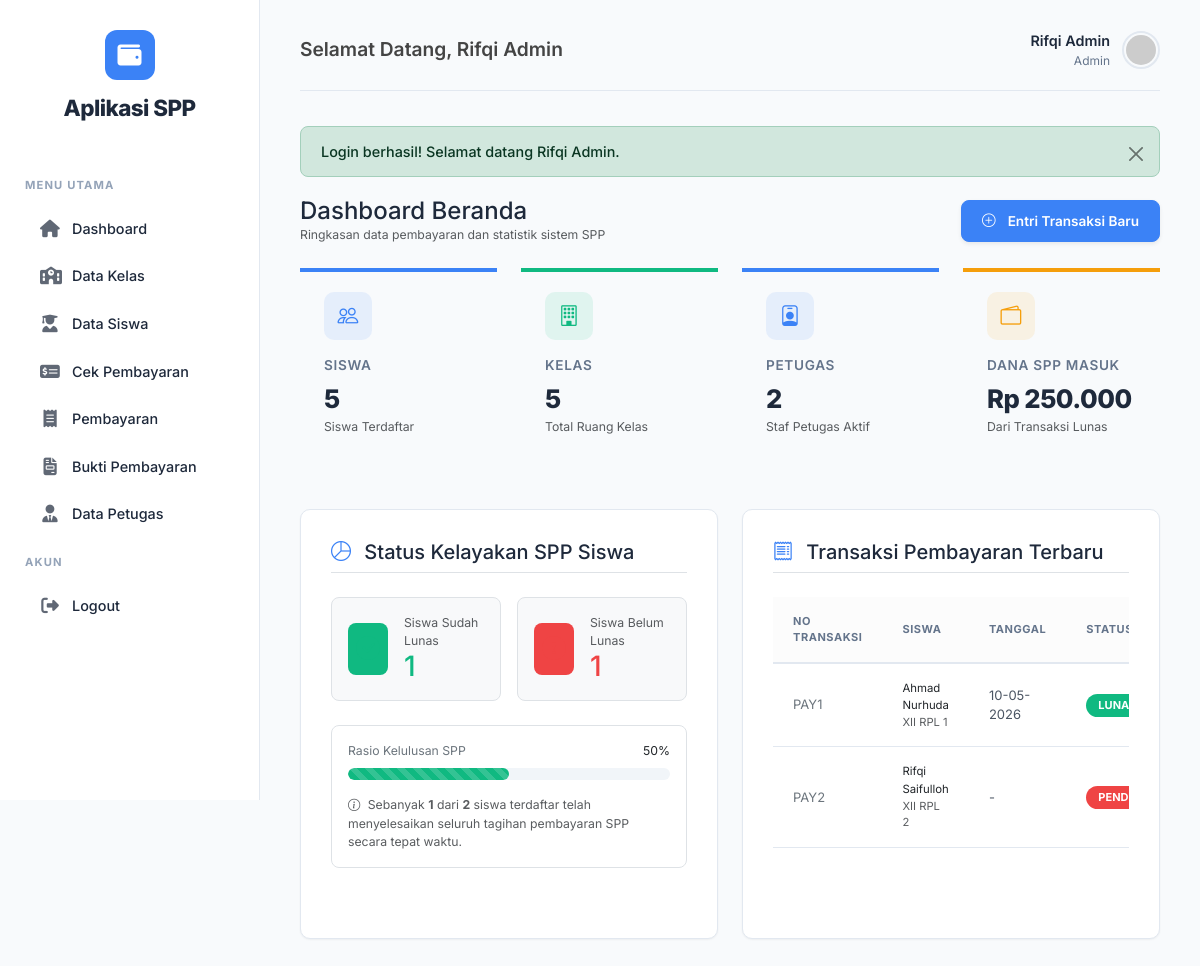
Screenshot of /index.php (signed in) with the database file from the repository.
### tables this page shows
CREATE TABLE `tb_pembayaran_muhammadrifqisaifulloh` (
  `id_pembayaran` varchar(11) NOT NULL,
  `status` enum('Belum Lunas','Sudah Lunas') NOT NULL DEFAULT 'Belum Lunas',
  `nisn` varchar(10) NOT NULL,
  `tgl_bayar` date DEFAULT NULL,
  `tgl_terakhir_bayar` date DEFAULT NULL,
  `batas_pembayaran` date DEFAULT NULL,
  `jumlah_bulan` varchar(10) DEFAULT NULL,
  `id_spp` varchar(11) NOT NULL,
  `nominal_bayar` varchar(100) DEFAULT NULL,
  `jumlah_bayar` varchar(40) DEFAULT NULL,
  `kembalian` varchar(100) DEFAULT NULL
);

CREATE TABLE `tb_siswa_muhammadrifqisaifulloh` (
  `nisn` varchar(10) NOT NULL,
  `nis` varchar(8) NOT NULL,
  `nama` varchar(50) NOT NULL,
  `id_kelas` varchar(11) NOT NULL,
  `nama_kelas` varchar(10) NOT NULL,
  `alamat` text DEFAULT NULL,
  `no_telp` varchar(13) DEFAULT NULL,
  `id_spp` varchar(11) NOT NULL
);

CREATE TABLE `tb_kelas_muhammadrifqisaifulloh` (
  `id_kelas` varchar(11) NOT NULL,
  `nama_kelas` varchar(10) NOT NULL,
  `komp_keahlian` varchar(50) NOT NULL
);

### index.php (the view, shortened to what this page needs)
<?php
require_once 'layout/header.php';
$database = new Database();
$db = $database->getConnection();
$user_level = $_SESSION['level'] ?? 'siswa';
if ($user_level === 'admin' || $user_level === 'petugas') {
    $count_siswa = $db->query("SELECT COUNT(*) FROM tb_siswa_muhammadrifqisaifulloh")->fetchColumn();
    $count_kelas = $db->query("SELECT COUNT(*) FROM tb_kelas_muhammadrifqisaifulloh")->fetchColumn();
    $count_petugas = $db->query("SELECT COUNT(*) FROM tb_petugas_muhammadrifqisaifulloh WHERE level = 'petugas'")->fetchColumn();
    $total_spp_collected = $db->query("SELECT SUM(CAST(jumlah_bayar AS UNSIGNED)) FROM tb_pembayaran_muhammadrifqisaifulloh WHERE status = 'Sudah Lunas'")->fetchColumn() ?: 0;
    $count_lunas = $db->query("SELECT COUNT(*) FROM tb_cek_pembayaran_muhammadrifqisaifulloh WHERE status_pembayaran = 'Sudah Lunas'")->fetchColumn() ?: 0;
    $count_belum_lunas = $db->query("SELECT COUNT(*) FROM tb_cek_pembayaran_muhammadrifqisaifulloh WHERE status_pembayaran = 'Belum Lunas'")->fetchColumn() ?: 0;
    $total_spp_siswa = $count_lunas + $count_belum_lunas;
    $pct_lunas = ($total_spp_siswa > 0) ? round(($count_lunas / $total_spp_siswa) * 100) : 0;
    $recent_query = "SELECT p.*, s.nama, k.nama_kelas
                     FROM tb_pembayaran_muhammadrifqisaifulloh p
                     JOIN tb_siswa_muhammadrifqisaifulloh s ON p.nisn = s.nisn
                     LEFT JOIN tb_kelas_muhammadrifqisaifulloh k ON s.id_kelas = k.id_kelas
                     ORDER BY p.tgl_bayar DESC, p.id_pembayaran DESC LIMIT 5";
    $recent_stmt = $db->query($recent_query);
}
?>
<div class="mb-4 d-flex justify-content-between align-items-center flex-wrap gap-3">
    <div>
        <h4 class="fw-700 m-0">Dashboard Beranda</h4>
        <p class="text-muted small m-0">Ringkasan data pembayaran dan statistik sistem SPP</p>
    </div>
    <?php if ($user_level === 'admin' || $user_level === 'petugas'): ?>
        <a href="modules/pembayaran/tambah.php" class="btn btn-primary rounded-3 shadow-sm">
            <i class="bi bi-plus-circle me-1"></i> Entri Transaksi Baru
        </a>
    <?php endif; ?>
</div>
<?php if ($user_level === 'admin' || $user_level === 'petugas'): ?>
    <div class="row g-4 mb-5">
        <div class="col-lg-3 col-sm-6">
            <div class="card-stats stats-primary">
                <div class="card-stats-icon">
                    <i class="bi bi-people"></i>
                </div>
                <div class="card-stats-title">Siswa</div>
                <div class="card-stats-value"><?= $count_siswa ?></div>
                <small class="text-muted">Siswa Terdaftar</small>
            </div>
        </div>
        <div class="col-lg-3 col-sm-6">
            <div class="card-stats stats-success">
                <div class="card-stats-icon">
                    <i class="bi bi-building"></i>
                </div>
                <div class="card-stats-title">Kelas</div>
                <div class="card-stats-value"><?= $count_kelas ?></div>
                <small class="text-muted">Total Ruang Kelas</small>
            </div>
        </div>
        <div class="col-lg-3 col-sm-6">
            <div class="card-stats stats-info">
                <div class="card-stats-icon">
                    <i class="bi bi-person-badge"></i>
                </div>
                <div class="card-stats-title">Petugas</div>
                <div class="card-stats-value"><?= $count_petugas ?></div>
                <small class="text-muted">Staf Petugas Aktif</small>
            </div>
        </div>
        <div class="col-lg-3 col-sm-6">
            <div class="card-stats stats-warning">
                <div class="card-stats-icon">
                    <i class="bi bi-wallet2"></i>
                </div>
                <div class="card-stats-title">Dana SPP Masuk</div>
                <div class="card-stats-value" style="font-size: 1.35rem;">Rp <?= number_format($total_spp_collected, 0, ',', '.') ?></div>
                <small class="text-muted">Dari Transaksi Lunas</small>
            </div>
        </div>
    </div>
    <div class="row">
        <div class="col-xl-6 mb-4">
            <div class="form-card py-4" style="min-height: 430px;">
                <h5 class="fw-700 border-bottom pb-2 mb-4"><i class="bi bi-pie-chart text-primary me-2"></i> Status Kelayakan SPP Siswa</h5>
                <div class="row g-3 mb-4">
                    <div class="col-sm-6">
                        <div class="p-3 border rounded-3 bg-light d-flex align-items-center gap-3">
                            <div class="bg-success rounded-3 p-2 d-inline-flex" style="--bs-bg-opacity: 0.15;">
                                <i class="bi bi-check-circle-fill text-success" style="font-size: 1.5rem;"></i>
                            </div>
                            <div>
                                <div class="text-muted small fw-600">Siswa Sudah Lunas</div>
                                <h3 class="fw-800 m-0 text-success"><?= $count_lunas ?></h3>
                            </div>
                        </div>
                    </div>
                    <div class="col-sm-6">
                        <div class="p-3 border rounded-3 bg-light d-flex align-items-center gap-3">
                            <div class="bg-danger rounded-3 p-2 d-inline-flex" style="--bs-bg-opacity: 0.15;">
                                <i class="bi bi-exclamation-circle-fill text-danger" style="font-size: 1.5rem;"></i>
                            </div>
                            <div>
                                <div class="text-muted small fw-600">Siswa Belum Lunas</div>
                                <h3 class="fw-800 m-0 text-danger"><?= $count_belum_lunas ?></h3>
                            </div>
                        </div>
                    </div>
                </div>
                <div class="mt-4 p-3 border rounded-3 bg-white">
                    <div class="d-flex justify-content-between align-items-center mb-2">
                        <span class="small fw-700 text-secondary">Rasio Kelulusan SPP</span>
                        <span class="small fw-800 text-dark"><?= $pct_lunas ?>%</span>
                    </div>
                    <div class="progress" style="height: 12px; border-radius: 10px; background-color: #f1f5f9;">
                        <div class="progress-bar bg-success progress-bar-striped progress-bar-animated" role="progressbar" style="width: <?= $pct_lunas ?>%; border-radius: 10px;" aria-valuenow="<?= $pct_lunas ?>" aria-valuemin="0" aria-valuemax="100"></div>
                    </div>
                    <p class="text-muted small mt-3 mb-0">
                        <i class="bi bi-info-circle me-1"></i> Sebanyak <strong><?= $count_lunas ?></strong> dari <strong><?= $total_spp_siswa ?></strong> siswa terdaftar telah menyelesaikan seluruh tagihan pembayaran SPP secara tepat waktu.
                    </p>
                </div>
            </div>
        </div>
        <div class="col-xl-6 mb-4">
            <div class="form-card py-4" style="min-height: 430px;">
                <h5 class="fw-700 border-bottom pb-2 mb-4"><i class="bi bi-receipt text-primary me-2"></i> Transaksi Pembayaran Terbaru</h5>
                <div class="table-responsive">
                    <table class="table table-hover align-middle">
                        <thead>
                            <tr class="small text-muted text-uppercase">
                                <th>No Transaksi</th>
                                <th>Siswa</th>
                                <th>Tanggal</th>
                                <th>Status</th>
                            </tr>
                        </thead>
                        <tbody>
                            <?php if ($recent_stmt->rowCount() == 0): ?>
                                <tr>
                                    <td colspan="4" class="text-center text-muted py-4">Belum ada transaksi pembayaran</td>
                                </tr>
                            <?php else: ?>
                                <?php while ($r = $recent_stmt->fetch(PDO::FETCH_ASSOC)): ?>
                                    <tr>
                                        <td class="fw-600 text-secondary small"><?= htmlspecialchars($r['id_pembayaran']) ?></td>
                                        <td>
                                            <div class="fw-600 text-dark small"><?= htmlspecialchars($r['nama']) ?></div>
                                            <div class="text-muted small" style="font-size: 0.7rem;"><?= htmlspecialchars($r['nama_kelas']) ?></div>
                                        </td>
                                        <td class="small"><?= $r['tgl_bayar'] ? date('d-m-Y', strtotime($r['tgl_bayar'])) : '-' ?></td>
                                        <td>
                                            <?php if ($r['status'] === 'Sudah Lunas'): ?>
                                                <span class="badge bg-success">Lunas</span>
                                            <?php else: ?>
                                                <span class="badge bg-danger">Pending</span>
                                            <?php endif; ?>
                                        </td>
                                    </tr>
                                <?php endwhile; ?>
                            <?php endif; ?>
                        </tbody>
                    </table>
                </div>
            </div>
        </div>
    </div>
<?php endif; ?>
<?php
require_once 'layout/footer.php';
?>

### rows the page displays
tb_pembayaran_muhammadrifqisaifulloh: id_pembayaran "PAY1", nisn.nama "Ahmad Nurhuda", tb_kelas_muhammadrifqisaifulloh.nama_kelas "XII RPL 1", tgl_bayar "10-05-2026", status "LUNAS"
tb_pembayaran_muhammadrifqisaifulloh: id_pembayaran "PAY2", nisn.nama "Rifqi Saifulloh", tb_kelas_muhammadrifqisaifulloh.nama_kelas "XII RPL 2", status "PENDING"

### other values shown
$_SESSION['nama'] "Rifqi Admin"
$_SESSION['level'] "Admin"
$_SESSION['alert']['message'] "Login berhasil! Selamat datang Rifqi Admin."
$count_siswa "5"
$count_kelas "5"
$count_petugas "2"
$total_spp_collected "250.000"
$count_lunas "1"
$count_belum_lunas "1"
$pct_lunas "50"
$total_spp_siswa "2"
